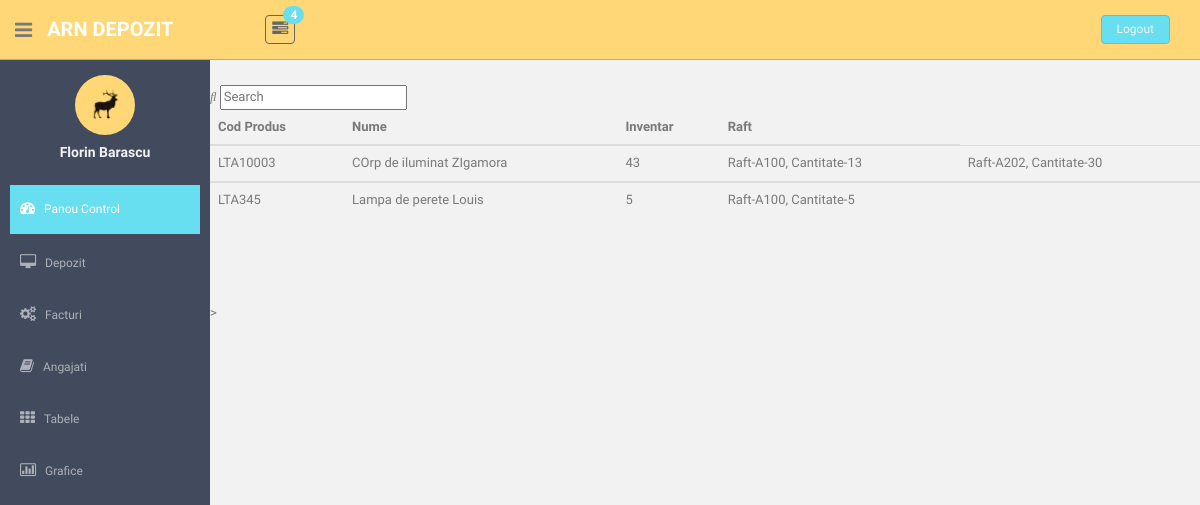
The page /depozit/ on the database as committed earlier.
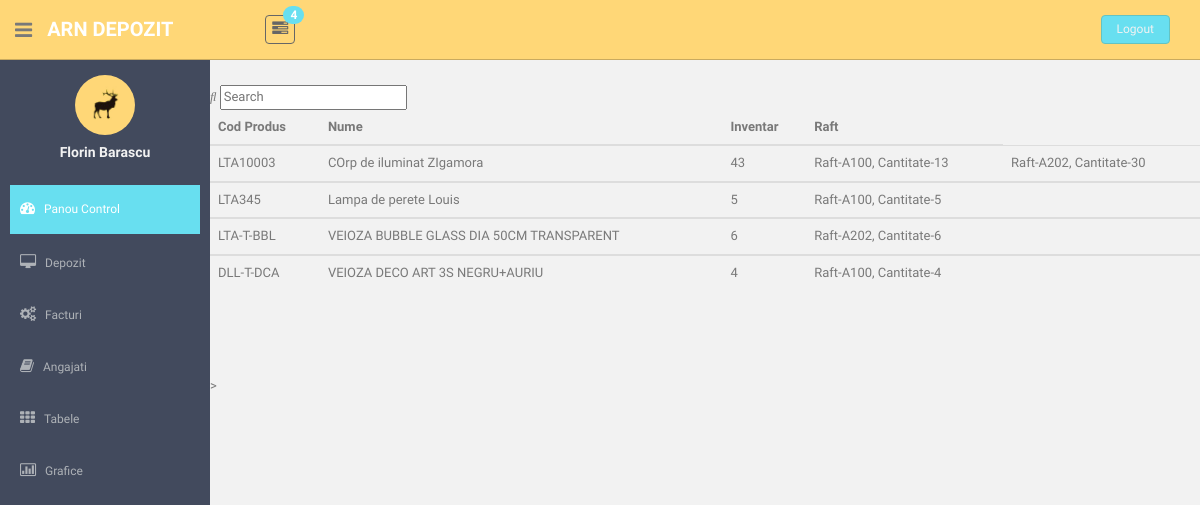
The same page on the database as committed later.
### Depozit/models.py (models this page shows, shortened)
class Raft(models.Model):
    nume = models.CharField(max_length=10, blank=False)
    depozit = models.ForeignKey(Depozit, on_delete=models.CASCADE)
    class Meta:
        ordering = ['nume']

### Produse/models.py (models this page shows, shortened)
class Produs(models.Model):
    cod_produs = models.CharField(max_length=50, primary_key=True)
    nume = models.CharField(max_length=200, blank=False)
    inaltime = models.IntegerField()
    latime = models.IntegerField()
    lungime = models.IntegerField()
    producator = models.ForeignKey(Producator, on_delete=models.DO_NOTHING)
    class Meta:
        ordering = ['nume']

### Depozit/views.py (the view)
# urls.py: path('',DepozitDetails.as_view(), name='detalii_depozit'),
class DepozitDetails(View):
    model_class = Produs
    def get(self,request):
        url_patterns = request.GET.get('q')
        lista_produse = []
        if url_patterns:
            produse = self.model_class.objects.filter(nume__icontains=url_patterns)
            produse = self.model_class.objects.filter(cod_produs__icontains=url_patterns)
        else:
            produse = self.model_class.objects.all()
        for pr in produse:
            dict_produs = {}
            if pr.productset_set.count():
                dict_produs['cod'] = pr.cod_produs
                dict_produs['nume'] = pr.nume
                for prs in pr.productset_set.all():
                    if 'cantitate' not in dict_produs:
                        dict_produs['cantitate'] = prs.cantitate
                    else:
                        dict_produs['cantitate'] = dict_produs['cantitate'] + prs.cantitate
                    if 'raft' not in dict_produs:
                        dict_produs['raft'] = {prs.raft.nume:prs.cantitate}
                    else:
                        if prs.raft.nume not in dict_produs['raft'].keys():
                            dict_produs['raft'][prs.raft.nume] = prs.cantitate
                        else:
                            dict_produs['raft'][prs.raft.nume] = dict_produs['raft'][prs.raft.nume] + prs.cantitate
            if len(dict_produs) > 0:
                lista_produse.append(dict_produs)
        does_req_accepts_json = request.accepts("aplication/json")
        is_ajax_request = request.headers.get("x-requested_with") == "XMLHttpRequest" and does_req_accepts_json
        if is_ajax_request:
            html = render_to_string(template_name='produse_search_result.html',context={"produse":lista_produse})
            data_dict = {"html_from_view":html}
            return JsonResponse(data=data_dict,safe=False)
        return render(request,template_name='Depozit/depozit_details.html',context={"produse":lista_produse})

### Depozit/templates/Depozit/depozit_details.html (shortened to what this page needs)
{% extends parent_template|default:'Depozit/depozit_base.html' %}
{% load static %}
{% block content %}
    <section id="main-content">
        <section class="wrapper">
              <div class="row mt">
                   <div class="col-6 align-left">
                        <i id="search-icon" class="fas fa-search"></i>
                        <input id="user-input" placeholder="Search">
                   </div>
                  <div id="replaceable-content" class="col-6">
                    {% include 'produse_search_result.html' %}
                  </div>
                <div class="col-md-12 col-sm-8 mb">
                </div>
                <div class="col-md-4 mb">
                </div>
            </div>
        </section>>
    </section>>
{% endblock content %}

### templates/produse_search_result.html
{% if produse %}
    <table class="table table-dark">
      <thead>
        <tr>
          <th scope="col">Cod Produs</th>
          <th scope="col">Nume</th>
          <th scope="col">Inventar</th>
            <th scope="col">Raft</th>
        </tr>
      </thead>
        <tbody>
            {% for produs in produse %}
            <td>{{produs.cod}}</td>
            <td>{{produs.nume}}</td>
            <td>{{produs.cantitate}}</td>
            {% for key,value in produs.raft.items %}
            <td>Raft-{{key}}, Cantitate-{{value}}</td>
            {% endfor %}
        </tbody>
        {% endfor %}
    </table>
{% endif %}

Rows that differ between the two databases and show on the page:
added Produs: cod "LTA-T-BBL", nume "VEIOZA BUBBLE GLASS DIA 50CM TRANSPARENT"
added Produs: cod "DLL-T-DCA", nume "VEIOZA DECO ART 3S NEGRU+AURIU"
Other text that changed with them:
new list line: "6 Raft- , Cantitate- 6"
new list line: "A202"
new list line: "4 Raft- , Cantitate- 4"
new list line: "A100"
